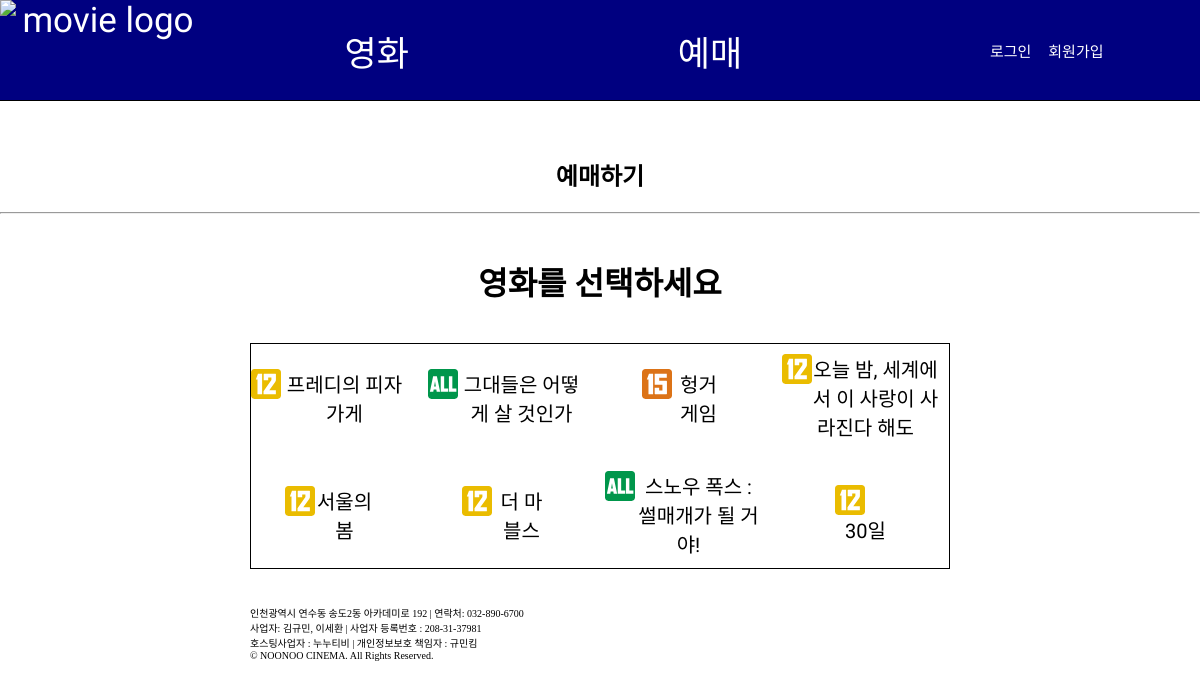
/ticketing/, run on the app's committed database.
### movies/models.py (models this page shows, shortened)
class Movie(models.Model):
    title = models.CharField(max_length=100)
    image = models.ImageField(upload_to='images/',blank=True,null=True)
    age = models.IntegerField(default=0)
    age_url = models.CharField(max_length=2000,default='/')
    summary = models.TextField(max_length=2000)
    date = models.DateField(default=date.today)
    rank = models.IntegerField(default=0)
    times = models.CharField(default='120',max_length=20,verbose_name='상영시간')
    director = models.ManyToManyField('Director')
    class Meta:
        db_table='movie'
        verbose_name='영화'
        verbose_name_plural='영화'

### ticketing/views.py (the view)
# urls.py: path('', Index.as_view(), name='index'),
class Index(ListView):
    template_name = 'ticketing/index.html'
    model = Movie
    def get_context_data(self, **kwargs):
        login_session = self.request.session.get('login_session', '')
        context = super().get_context_data(**kwargs)
        context['login_session'] = login_session
        return context

### ticketing/templates/ticketing/index.html (shortened to what this page needs)
{% extends 'ticketing/ticketing_base.html' %}
{% block message %}
<h1>영화를 선택하세요</h1><br>
{% endblock %}
{% block contents %}
    <div id="movies">
    {% for movie in movie_list %}
        <a href="{% url 'ticketing:area' movie.id %}">
            <div id="m">
                <div style="float: left">
                    <img src={{"../../../"|add:movie.age_url}}  border="0" width="30" height="30">
                </div>
                <div class="mt">
                   {{movie.title}}
                </div>
            </div>
        </a>
    {% endfor %}
    </div>
{% endblock %}

### ticketing/templates/ticketing/ticketing_base.html
{% extends 'home.html' %}
{% block title %}<h2>예매하기</h2><hr>{% endblock %}

### templates/home.html (shortened to what this page needs)
{% extends 'base.html' %}

### templates/base.html (shortened to what this page needs)
<!DOCTYPE html>
<html lang="en">
<head>
</head>
<body>
    <div id="head">
        {% block header %}
        <div id="logo"><a href="/"><img src = "https://postfiles.pstatic.net/MjAyMzExMTdfMTg0/MDAxNzAwMjMxODI3MDU3.IQ_I8cw0bO8nWdOt9fjr5nXpGmixoF0EAmlS7pW3fokg.lEtstmkTVMrL8x95hfYzVsBpbNd1l91hCnX3WTmYJWIg.JPEG.gyumin3789/movie_site_logo.jpg?type=w966" alt="movie logo" width="200" height="100"></a></div>
        <a href="{% url 'movies:movie_list' %}">영화</a>
        <a href="/ticketing">예매</a>
        <div id="login">
            {% if login_session %}
            <a href="{% url 'login:logout' %}">로그아웃</a>
            {% else %}
            <a href="{% url 'login:login' %}">로그인</a>
            <a href="{% url 'login:register' %}">회원가입</a>
            {% endif %}
        </div>
        {% endblock %}
    </div>
    <br>
    <br>
    {% block title %}<h2>박스오피스</h2>{% endblock %}
    <br>
    <br>
    {% block message %}{% endblock %}
    {% block contents %}{% endblock %}
    <br>
    <br>
    <footer>
        <div>
            인천광역시 연수동 송도2동 아카데미로 192 |
            연락처: 032-890-6700<br>
            사업자: 김규민, 이세환 | 사업자 등록번호 : 208-31-37981<br>
            호스팅사업자 : 누누티비 | 개인정보보호 책임자 : 규민킴<br>
            © NOONOO CINEMA. All Rights Reserved.
        </div>
    </footer>
</body>
</html>

### templates/base.html (style rules this page uses)
body { margin:0px; }
h2 { text-align:center; }
img { display: block; margin: 0 auto; padding: 0; }
a { text-align:center; text-decoration: none; color:white; }
#head { font-family: 'Do Hyeon', sans-serif; background-color: navy; display:grid; grid-template-columns:1fr 3fr 3fr 3fr; grid-gap:20px; font-size:35px; text-align:center; place-items: center; border-bottom: 1px solid black; }
#login { display:grid; grid-template-columns:1fr 1fr; grid-gap:10px; font-size:15px; text-align:center; place-items:center; }
#movies { display:grid; grid-template-columns:1fr 1fr 1fr 1fr; grid-gap:10px; font-size:15px; text-align:center; place-items:center; border: 1px solid black; margin-left:250px; margin-right:250px; }
footer { display:grid; grid-template-columns:1fr; font-size:10px; text-align:left; margin-left:250px; margin-bottom:30px; }

### ticketing/templates/ticketing/index.html (style rules this page uses)
h1 { text-align: center; margin-top:0px; }
.mt { font-size:20px; text-align:center; place-items:center; font-family: 'Do Hyeon', sans-serif; margin:10px; color: black; }

### data on the page
Movie: age_url (picture), title "프레디의 피자가게"
Movie: age_url (picture), title "그대들은 어떻게 살 것인가"
Movie: age_url (picture), title "헝거게임"
Movie: age_url (picture), title "오늘 밤, 세계에서 이 사랑이 사라진다 해도"
Movie: age_url (picture), title "서울의 봄"
Movie: age_url (picture), title "더 마블스"
Movie: age_url (picture), title "스노우 폭스 : 썰매개가 될 거야!"
Movie: age_url (picture), title "30일"
